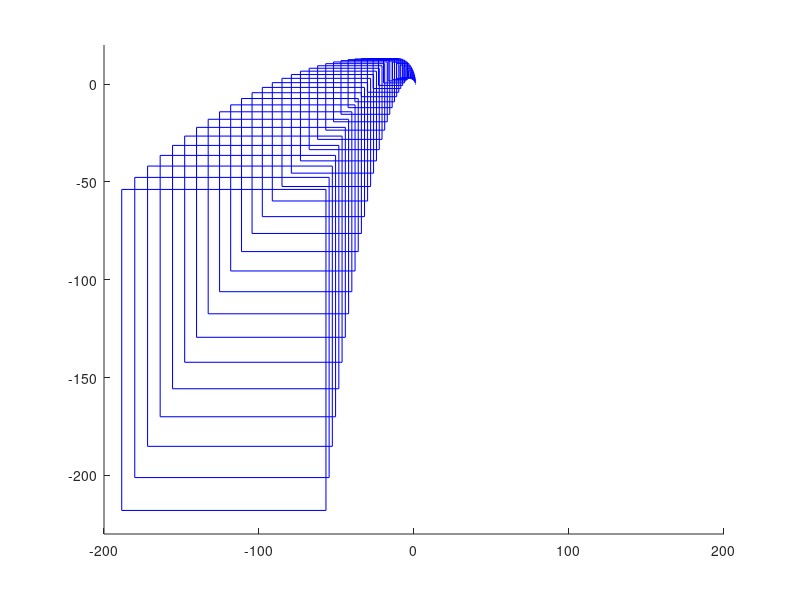

The MATLAB script that drew this image: (Note: this script raises an error after producing the figure.)
%-----------------------------------------------------------------%
%                 Plotting Kharitonov rectangles                  %
%                   Author: Hamidreza Chavoshi                    %
%               Email: hr.chavoshi@email.kntu.ac.ir               %
%                Professor: Dr. Hamid Khaloozadeh                 %
%-----------------------------------------------------------------%
%%
clc
clear
close all
warning off;
%% Kharitonov rectangles
hold on
kp=6.5;
ki=0.3;
for w=0:0.05:2.05
    q4_min=(-0.01777*kp) + 1;q4_max=(-0.01311*kp)+1;
    q3_min=(-0.3199*kp -0.01777*ki +14.04);q3_max=(-0.236*kp -0.01311*ki +29.92);
    q2_min=(-1.066*kp -0.3199*ki +24.64);q2_max=(-0.7868*kp -0.236*ki +53.96);
    q1_min=(2.623*kp -1.066*ki -3.774);q1_max=(3.555*kp -0.7868*ki +1.105);
    q0_min=(2.623*ki);q0_max=(3.555*ki);
    K_1=q0_min+q1_min*(j*w)+q2_max*(j*w)^2+q3_max*(j*w)^3+q4_min*(j*w)^4;
    k_2=q0_max+q1_max*(j*w)+q2_min*(j*w)^2+q3_min*(j*w)^3+q4_max*(j*w)^4;
    k_3=q0_max+q1_min*(j*w)+q2_min*(j*w)^2+q3_max*(j*w)^3+q4_max*(j*w)^4;
    k_4=q0_min+q1_max*(j*w)+q2_max*(j*w)^2+q3_min*(j*w)^3+q4_min*(j*w)^4;
    x=real([K_1,k_3,k_2,k_4,K_1]);
    y=imag([K_1,k_3,k_2,k_4,K_1]);
    plot(x,y,'b','linewidth', 0.75)
end
%% Plotting
axis([-200 200 -230 20])
ax=gca;
line(ax.XLim,[0 0],'color', [0 0 0],'linewidth', 0.7)
line([0 0],ax.YLim,'color', [0 0 0],'linewidth', 0.7)
grid on
box on
plot(0,0,'r*','linewidth', 1)
title('\fontname{Times New Roman}\it\fontsize{12}Kharitonov rectangles')
ylabel('\fontname{Times New Roman}\it\fontsize{12}Imaginary Axis')
xlabel('\fontname{Times New Roman}\it\fontsize{12}Real Axis')
% zp = BaseZoom();
% zp.plot;
